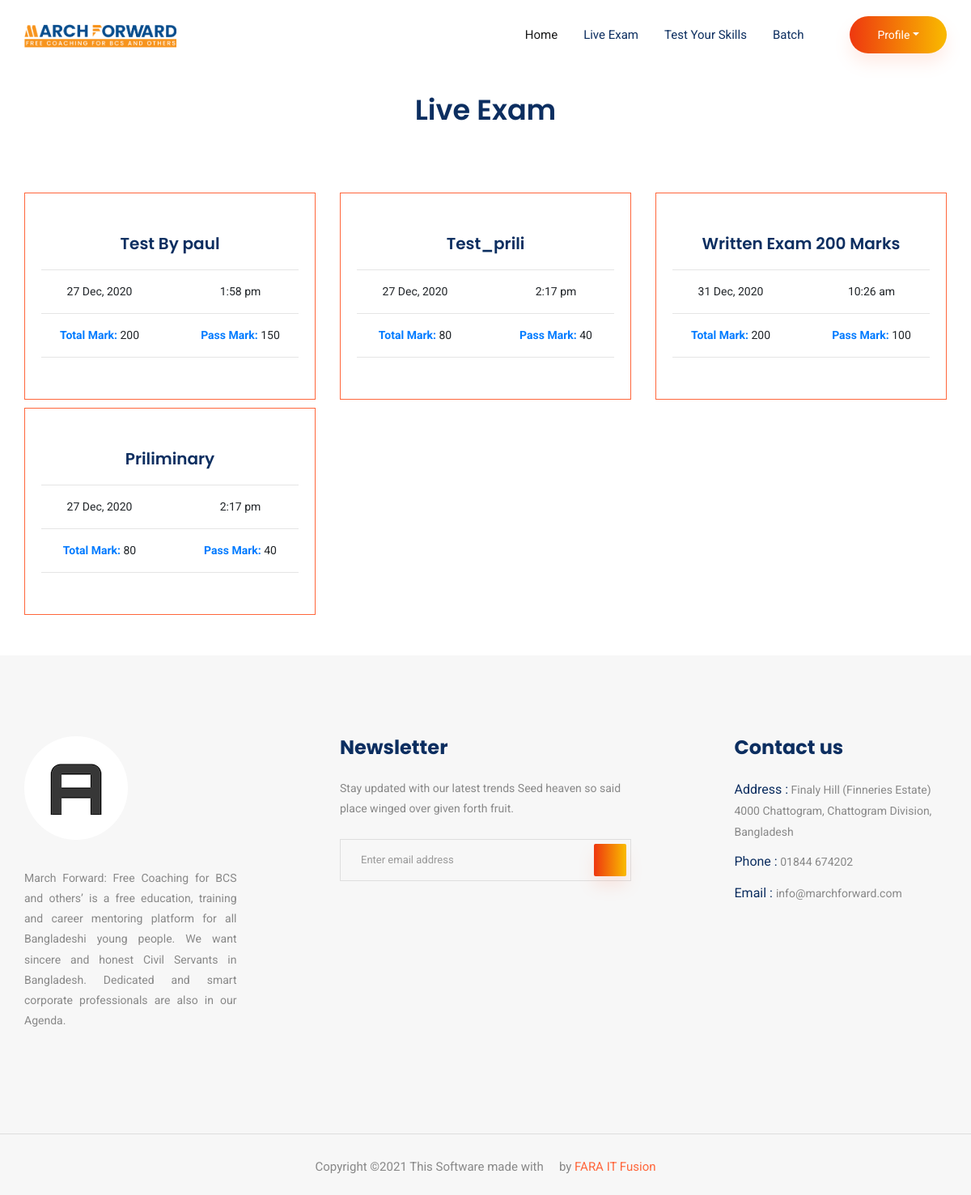
The app's page /all-exam-for-student.php (signed in) with its own data.
### tables this page shows
CREATE TABLE `exam` (
  `id` int(100) NOT NULL,
  `courseID` int(100) NOT NULL,
  `name` varchar(1000) NOT NULL,
  `examTime` int(10) NOT NULL,
  `examStatus` varchar(100) NOT NULL,
  `scheduleDate` varchar(255) NOT NULL,
  `scheduleTime` varchar(100) NOT NULL,
  `examEndTime` varchar(100) NOT NULL,
  `total_mark` varchar(255) NOT NULL,
  `passed_mark` varchar(255) NOT NULL,
  `minQuestionNum` int(100) NOT NULL,
  `maxQuestionNum` int(100) NOT NULL,
  `StartingAction` int(10) NOT NULL,
  `action` varchar(255) NOT NULL,
  `date` timestamp NOT NULL DEFAULT CURRENT_TIMESTAMP ON UPDATE CURRENT_TIMESTAMP
);

### backend/functions.php (called while the page is built, shortened)
<?php
include("config.php");
function query($sql){
	global $connection;
	return mysqli_query($connection, $sql);
}
function fetch_array($array){
    return mysqli_fetch_array($array);
}
 ?>

### all-exam-for-student.php (the view, shortened to what this page needs)
<?php include ("student-header.php");?>
<section class="feature_part">
    <div class="container">
        <div class="row">
            <div class="col-sm-12 col-xl-12 text-center"  style="padding: 50px 0px;">
                <div class="single_feature_text ">
                    <h2>Live Exam</h2>
                </div>
            </div>
        </div>
        <div class="row" style="padding-bottom: 50px;">
            <?php
                                $username = $_SESSION['username'];
                                $select_student=query("SELECT * FROM `students` where email='$username' ");
                                $fetch_student=fetch_array($select_student);
                                $studentID = $fetch_student['id'];
                                $query = query("SELECT * FROM `exam` WHERE action='SHOW' AND examStatus='Temporary' ORDER BY id DESC");
                                $rows = mysqli_num_rows($query);
                                if($rows > 0)
                                {
                                    while($row = fetch_array($query))
                                    {
                                        $courseID=$row['courseID'];
                                        $checkBatchQuery = query("SELECT * FROM studentBatch WHERE studentID='$studentID' AND  batchID='$courseID'");
                                        $rowOfStuBatch = fetch_array($checkBatchQuery);
                                        $batchAccess = $rowOfStuBatch['batchID'];
                                        if(!empty($batchAccess)){
                                            ?>
                                                <div class="col-md-4">
                                                    <div class="single_feature">
                                                        <div class="single_feature_part">
                                                            <h4><?php echo $row['name'];?></h4>
                                                            <hr>
                                                            <div class="row">
                                                                <div class="col-md-6 col-6">
                                                                    <b class="text-primary"></b><?php echo date('j M, Y', strtotime($row['scheduleDate'])); ?>
                                                                </div>
                                                                <div class="col-md-6 col-6">
                                                                    <?php echo date("g:i a", strtotime($row['scheduleTime']));?>
                                                                </div>
                                                            </div>
                                                            <hr>
                                                            <div class="row">
                                                                <div class="col-md-6 col-6">
                                                                    <b class="text-primary">Total Mark:</b> <?php echo $row['total_mark'];?>
                                                                </div>
                                                                <div class="col-md-6 col-6">
                                                                    <b class="text-primary">Pass Mark:</b> <?php echo $row['passed_mark'];?>
                                                                </div>
                                                            </div>
                                                            <hr>
                                                            </div>
                                                    </div>
                                                </div>
                                            <?php
                                        }
                                    }
                                }
                              ?>
        </div>
    </div>
</section>
<?php include ("student-footer.php");?>

### student-header.php (style rules this page uses)
.single_feature_part { border: 1px solid #FF663B !important; margin-top: 10px !important; }

### records on screen
exam: name "Test By paul", scheduleDate "27 Dec, 2020", scheduleTime "1:58 pm", total_mark "200", passed_mark "150"
exam: name "Test_prili", scheduleDate "27 Dec, 2020", scheduleTime "2:17 pm", total_mark "80", passed_mark "40"
exam: name "Written Exam 200 Marks", scheduleDate "31 Dec, 2020", scheduleTime "10:26 am", total_mark "200", passed_mark "100"
exam: name "Priliminary", scheduleDate "27 Dec, 2020", scheduleTime "2:17 pm", total_mark "80", passed_mark "40"
